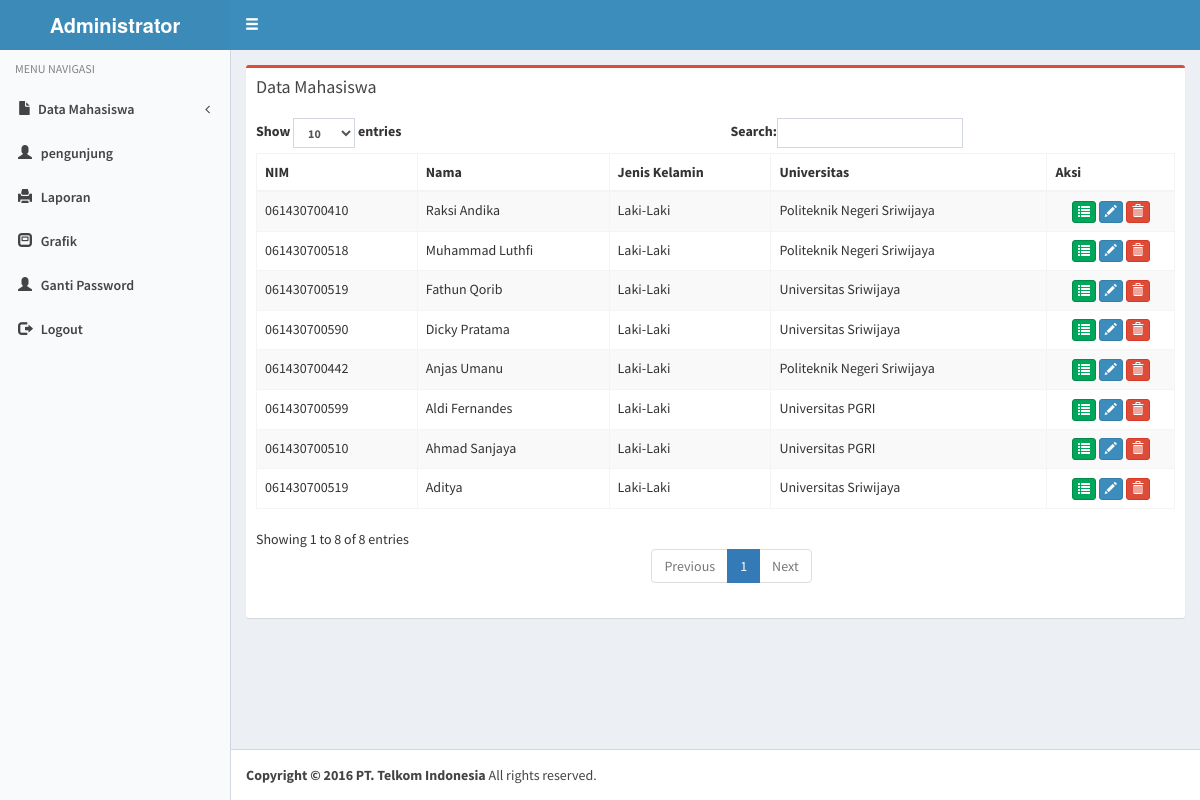
Page /admin/index.php?page=list_mahasiswa (signed in) on the committed database.
### tables this page shows
CREATE TABLE IF NOT EXISTS `user` (
  `id` int(11) NOT NULL AUTO_INCREMENT,
  `nim` varchar(255) NOT NULL,
  `nama` varchar(30) NOT NULL,
  `jenis_kelamin` varchar(15) NOT NULL,
  `universitas` varchar(50) DEFAULT NULL,
  `tempatkp` varchar(100) DEFAULT NULL,
  `tanggalkp` varchar(100) DEFAULT NULL,
  `tanggalselesai` varchar(100) DEFAULT NULL,
  `alamat` varchar(100) NOT NULL,
  `telepon` varchar(13) DEFAULT NULL,
  PRIMARY KEY (`id`)
);

### admin/list_mahasiswa.php (the view, shortened to what this page needs)
<?php include "../inc/koneksi.php"; ?>
<div class="row">
            <div class="col-xs-12">
              <div class="box box-danger">
                <div class="box-header">
                  <h3 class="box-title">Data Mahasiswa</h3>
                </div>
                <div class="box-body">
                  <table id="example1" class="table table-bordered table-striped">
                    <thead>
                      <tr>
                        <th>NIM</th>
                        <th>Nama</th>
                        <th>Jenis Kelamin</th>
                        <th>Universitas</th>
                        <th>Aksi</th>
                      </tr>
                    </thead>
                    <tbody>
                     <?php
                     $qu=mysqli_query($con,"select * from user order by nama desc");
                     while($has=mysqli_fetch_assoc($qu))
                     {
                        echo "
                        <tr>
                        <td>$has[nim]</td>
                        <td>$has[nama]</td>
                        <td>$has[jenis_kelamin]</td>
                        <td>$has[universitas]</td>
                        <td style='text-align:center'>
                        <a href='index.php?page=mahasiswa&id=$has[id]'><span data-placement='top' data-toggle='tooltip' title='Detil'><button class='btn btn-success btn-xs' data-title='Edit' data-toggle='modal' data-target='#edit' ><span class='glyphicon glyphicon-list'></span></button><span></a>
                        <a href='index.php?page=mahasiswa&id=$has[id]'><span data-placement='top' data-toggle='tooltip' title='Edit'><button class='btn btn-primary btn-xs' data-title='Edit' data-toggle='modal' data-target='#edit' ><span class='glyphicon glyphicon-pencil'></span></button><span></a>
                        <span data-placement='top' data-toggle='tooltip' title='Delete'><button onclick='datadel($has[id],&#39;list_mahasiswa&#39;)' class='btn btn-danger btn-xs' data-title='Delete' data-toggle='modal' data-target='#myModal' ><span class='glyphicon glyphicon-trash'></span></button><span>
                        </td>
                      </tr>
                        ";
                     }
                     ?>
                    </tbody>
                  </table>
                </div>
              </div>
            </div>

### rows in the picture
user: nim "061430700410", nama "Raksi Andika", jenis_kelamin "Laki-Laki", universitas "Politeknik Negeri Sriwijaya"
user: nim "061430700518", nama "Muhammad Luthfi", jenis_kelamin "Laki-Laki", universitas "Politeknik Negeri Sriwijaya"
user: nim "061430700519", nama "Fathun Qorib", jenis_kelamin "Laki-Laki", universitas "Universitas Sriwijaya"
user: nim "061430700590", nama "Dicky Pratama", jenis_kelamin "Laki-Laki", universitas "Universitas Sriwijaya"
user: nim "061430700442", nama "Anjas Umanu", jenis_kelamin "Laki-Laki", universitas "Politeknik Negeri Sriwijaya"
user: nim "061430700599", nama "Aldi Fernandes", jenis_kelamin "Laki-Laki", universitas "Universitas PGRI"
user: nim "061430700510", nama "Ahmad Sanjaya", jenis_kelamin "Laki-Laki", universitas "Universitas PGRI"
user: nim "061430700519", nama "Aditya", jenis_kelamin "Laki-Laki", universitas "Universitas Sriwijaya"
